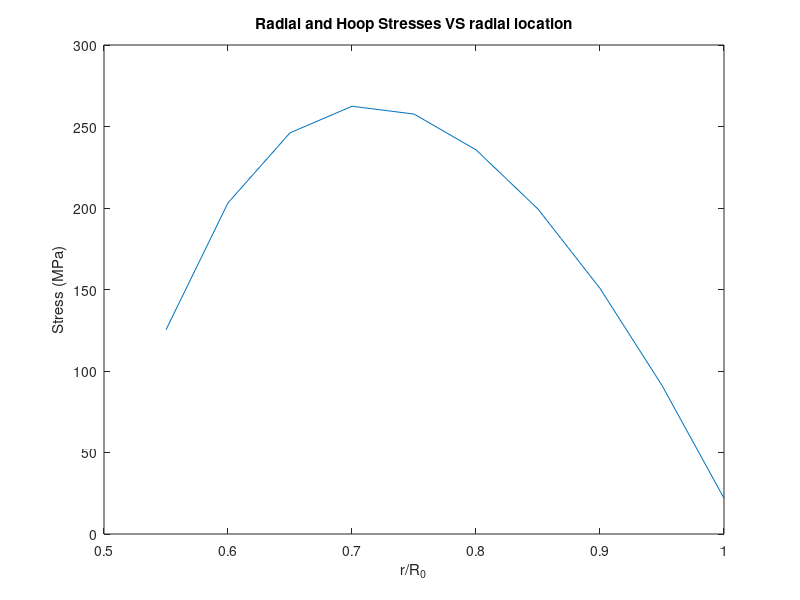

Recreate this plot in MATLAB.
clc
% Define Variables.........
rev = 431.39; % rev/s
N = 43; % Number of blades
r_blade = 22/1000; % m, blade length
R_0 = 0.2; % m, outer diameter of disc 
R_i = 0.1; % m, inner diamter of disc 
h = 5/1000; % m, blade thickness
width = 22/1000; %m, blade width
rho = 8193; % kg/m3, density of high strength nickel-chromium alloy
nu = 0.3; % Poisson ratio
%................

Omega = rev * 2*pi; %rad/s

m_blade = rho * h * r_blade * width; % kg, mass of individual blade
fprintf('Mass of one blade: %1.2f kg\n',m_blade);

F_rim = m_blade * Omega^2 * r_blade; % N, force exerted by each blade
fprintf('Force exerted by each blade on the disc: %1.0f kN\n', F_rim/1000);


i = 1:10;
r(i) = (0.2-0.1)/10 * i + 0.1;

% Radial stress in MPa......
sigma_r(i) = ((3+nu)/8 * rho * Omega^2 * (R_i^2 + R_0^2 - ...
    (R_i^2*R_0^2)./r.^2- r.^2) + ( N * F_rim * R_0)/(2*pi*h*(R_0^2-R_i^2)) ...
    *(1-(R_i./r).^2))/10^6;
%.........

% Hoop stress in MPa .......
sigma_theta(i) = ((3+nu)/8 * rho * Omega^2 * (R_i^2 + R_0^2 + ...
    (R_i^2*R_0^2)./r(i).^2 - r(i).^2) + N * F_rim * R_0/(2* pi * h * ...
    (R_0^2 - R_i^2)) * (1 + (R_i./r(1)).^2))/10^6;
%..........

r_ratio(i) = r(i)/R_0;

% Plotting tools........
plot(r_ratio,sigma_r),
xlabel('r/R_0'), ylabel('Stress (MPa)')
title('Radial and Hoop Stresses VS radial location')

    